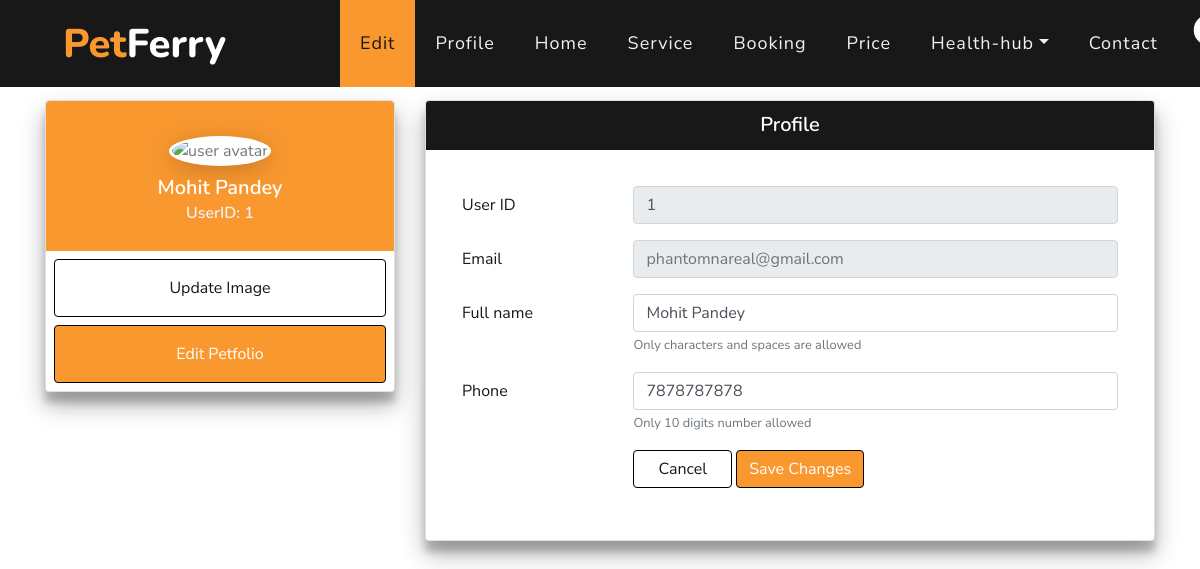
/Profile_edit.php (signed in), run on the app's committed database.
### tables this page shows
CREATE TABLE `petusers` (
  `userid` int(11) NOT NULL,
  `name` varchar(255) NOT NULL,
  `email` varchar(255) NOT NULL,
  `phone` bigint(100) NOT NULL,
  `password` varchar(255) NOT NULL,
  `code` mediumint(50) NOT NULL,
  `status` text NOT NULL
);

### Profile_edit.php (the view, shortened to what this page needs)
<?php require_once "controllerUserData.php"; ?>
<?php
$email = $_SESSION['email'];
$password = $_SESSION['password'];
if($email != false && $password != false){
    $sql = "SELECT * FROM petusers WHERE email = '$email'";
    $run_Sql = mysqli_query($con, $sql);
    if($run_Sql){
        $fetch_info = mysqli_fetch_assoc($run_Sql);
    }
}else{
    header('Location: login-user.php');
}
?>
<!DOCTYPE html>
<html lang="en">
<head>
    <link href="https://cdnjs.cloudflare.com/ajax/libs/font-awesome/5.10.0/css/all.min.css" rel="stylesheet">
    <link href="lib/flaticon/font/flaticon.css" rel="stylesheet">
    <link href="lib/owlcarousel/assets/owl.carousel.min.css" rel="stylesheet">
    <link href="lib/tempusdominus/css/tempusdominus-bootstrap-4.min.css" rel="stylesheet" />
    <link href="css/style.css" rel="stylesheet">
    <link rel="stylesheet" type="text/css" href="Profiledit.css">
    <link href='https://unpkg.com/boxicons@2.1.4/css/boxicons.min.css' rel='stylesheet'>
</head>
<body>
        <nav class="navbar fixed-top navbar-expand-lg bg-dark navbar-dark py-3 py-lg-0 px-lg-5 ">
            <div class="container-fluid p-0">
             <div class="col-lg-3">
                <a href="" class="navbar-brand d-none d-lg-block">
                    <h1 class="m-0 display-5 text-capitalize text-white"><span class="text-primary">Pet</span>Ferry</h1>
                </a>
            </div>
            <div class="collapse navbar-collapse justify-content-between px-3" id="navbarCollapse" >
                <div class="navbar-nav ms-auto py-0">
                    <a href="Profile_edit.php" class="nav-item nav-link active">Edit</a>
                     <a href="profile.php" class="nav-item nav-link " >Profile</a>
                    <a href="index.php" class="nav-item nav-link " >Home</a>
                    <a href="service.php" class="nav-item nav-link">Service</a>
                    <a href="booking.php" class="nav-item nav-link">Booking</a>
                    <a href="price.php" class="nav-item nav-link">Price</a>
                    <div class="nav-item dropdown">
                        <a href="#" class="nav-link dropdown-toggle" data-toggle="dropdown">Health-hub</a>
                    </div>
                    <a href="conemail.php" class="nav-item nav-link">Contact</a>
                </div>
                <ul class="nav flex-row order-lg-2 ml-auto nav-icons">
                    <li class="nav-item dropdown user-dropdown align-items-center">
                        <a class="nav-link text-white" href="#" id="dropdown-user" role="button" data-toggle="dropdown">
                            <i class="fa fa-user-circle fa-2x"></i>
                        </a>
                    </li>
                </ul>
            </div>
        </nav>
<header>
    <div class="container">
 <div class="row">
        <div class="col-lg-4">
           <div class="profile-card-4">
            <div class="card z-depth-3">
              <div class="card-body text-center bg-primary rounded-top">
               <div class="user-box">
                <img src="https://i.postimg.cc/HxDF7zWZ/ownern3.jpg" alt="user avatar">
              </div>
              <h5 class="mb-1 text-white"><?php echo $fetch_info['name'] ?></h5>
              <h6 class="text-light">UserID: <?php echo $fetch_info['userid'] ?></h6>
             </div>
              <button href="#" class="btn btn-outline-secondary text-dark px-2 py-3 mt-2 mb-2 ml-2 mr-2 nohover">Update Image</button>
             <a href="Pet_edit.php" class="btn btn-primary btn-outline-secondary text-white px-2 py-3  mb-2 ml-2 mr-2">Edit Petfolio</a>
             </div>
           </div>
        </div>
        <div class="col-lg-8">
           <div class="card z-depth-3 ">
             <div class="card-header text-white text-center bg-dark pb-1" >
               <h5 class="text-white"> Profile</h5>
             </div>
            <div class="card-body text-dark">
            <div class="tab-content p-3">
                 <div class="tab-pane active">
                    <form action="petupdate.php" method="POST">
                        <div class="form-group row">
                            <label class="col-lg-3 col-form-label form-control-label">User ID</label>
                            <div class="col-lg-9">
                                <input class="form-control" type="text" readonly name="userid" value="<?php echo $fetch_info['userid'] ?>" >
                            </div>
                        </div>
                         <div class="form-group row">
                            <label class="col-lg-3 col-form-label form-control-label">Email</label>
                            <div class="col-lg-9">
                                <input class="form-control" readonly type="email" name="email" value="" placeholder="<?php echo $fetch_info['email'] ?>">
                            </div>
                        </div>
                        <div class="form-group row">
                            <label class="col-lg-3 col-form-label form-control-label">Full name</label>
                            <div class="col-lg-9">
                                 <input class="form-control" required type="text" name="name" pattern="[A-Za-z ]+" value="<?php echo $fetch_info['name'] ?>" placeholder="<?php echo $fetch_info['name'] ?>">
      <small class="text-muted">Only characters and spaces are allowed</small>
                            </div>
                        </div>
                        <div class="form-group row">
                            <label class="col-lg-3 col-form-label form-control-label">Phone</label>
                            <div class="col-lg-9">
                                <input class="form-control" required type="tel" name="phone" pattern="[0-9]{10}" value="<?php echo $fetch_info['phone'] ?>" placeholder="<?php echo $fetch_info['phone'] ?>">
      <small class="text-muted">Only 10 digits number allowed</small>
                            </div>
                        </div>
                        <div class="form-group row">
                            <label class="col-lg-3 col-form-label form-control-label"></label>
                            <div class="col-lg-9">
                                <input type="submit" name="update_cancel" class="btn  btn-primary btn-outline-secondary text-dark pl-4 pr-4 nohover" value="Cancel">
                                <input type="submit" name="update_profile" class="btn btn-primary btn-outline-secondary text-white" value="Save Changes">
                            </div>
                        </div>
                    </form>
                </div>
        </div>
      </div>
      </div>
    </div>
</div>
</header>
</body>
</html>

### Profiledit.css (style rules this page uses)
header { margin-top:100px; margin-bottom: 100px; }
body { margin-top:0; margin-bottom: 20px; }
.user-box { width: 110px; margin: auto; margin-bottom: 20px; }
.user-box img { width: 100%; border-radius: 50%; padding: 3px; background: #fff; -webkit-box-shadow: 0px 5px 25px 0px rgba(0, 0, 0, 0.2); -moz-box-shadow: 0px 5px 25px 0px rgba(0, 0, 0, 0.2); -ms-box-shadow: 0px 5px 25px 0px rgba(0, 0, 0, 0.2); box-shadow: 0px 5px 25px 0px rgba(0, 0, 0, 0.2); }
.profile-card-4 .user-box { width: 110px; margin: auto; margin-bottom: 10px; margin-top: 15px; }
.card .tab-content { padding: 1rem 0 0 0; }
.z-depth-3 { -webkit-box-shadow: 0 11px 7px 0 rgba(0,0,0,0.19),0 13px 25px 0 rgba(0,0,0,0.3); box-shadow: 0 11px 7px 0 rgba(0,0,0,0.19),0 13px 25px 0 rgba(0,0,0,0.3); }
.nohover { background-color: white !important; border-color: 2px solid black !important; }

### data on the page
petusers: name "Mohit Pandey", userid "1", email "phantomnareal@gmail.com", phone "7878787878"
